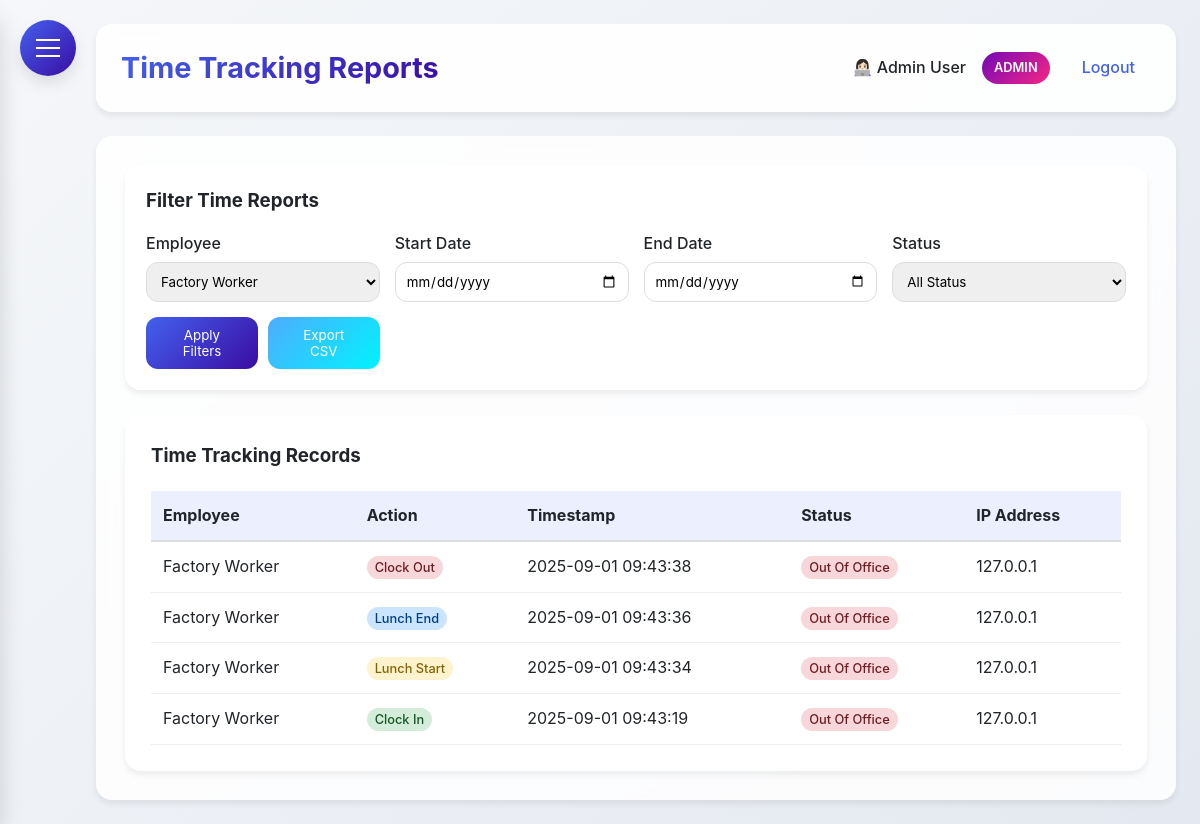
The app's page /time_reports?employee_id=3 (signed in), older data.
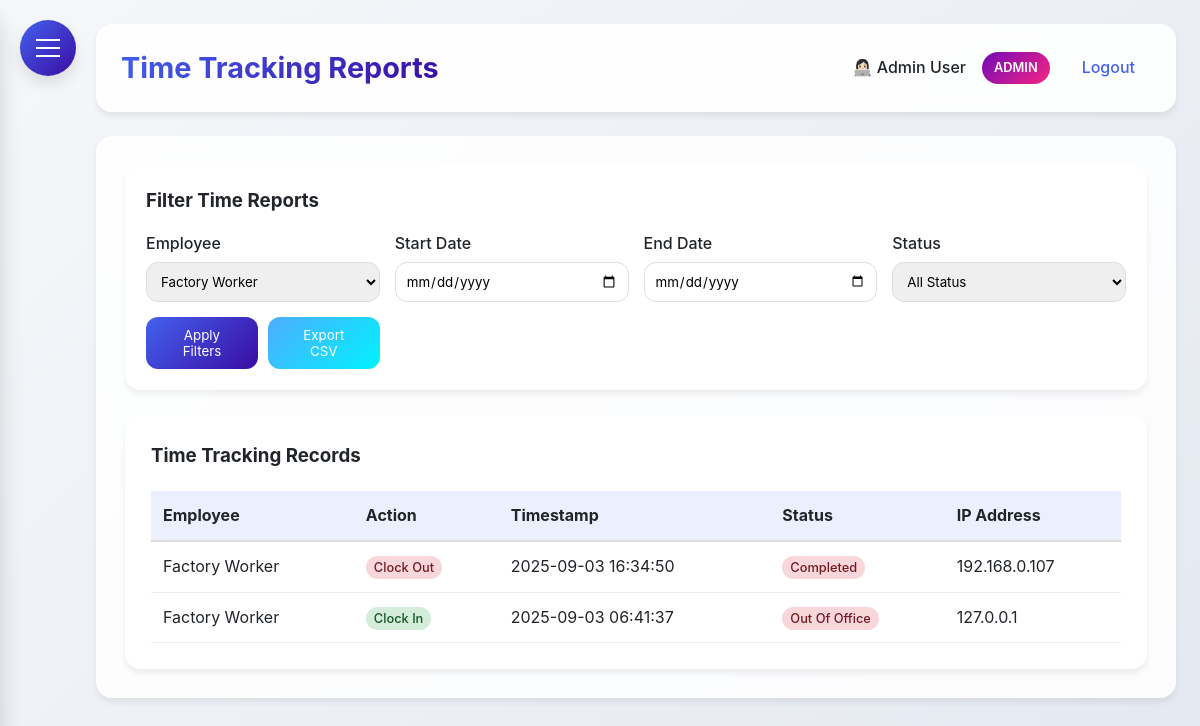
The same page, newer data.
### HerculesSystem.py (models this page shows, shortened)
class Employee(UserMixin, db.Model):
    id = db.Column(db.Integer, primary_key=True)
    username = db.Column(db.String(80), unique=True, nullable=False)
    password = db.Column(db.String(120), nullable=False)
    full_name = db.Column(db.String(120), nullable=False)
    email = db.Column(db.String(120), unique=True, nullable=False)
    department = db.Column(db.String(80))
    position = db.Column(db.String(80))
    hire_date = db.Column(db.Date)
    is_admin = db.Column(db.Boolean, default=False)
    user_type = db.Column(db.String(20), default='employee')  # admin, supervisor, office, factory
    last_clock_in = db.Column(db.DateTime)
    last_clock_out = db.Column(db.DateTime)
    last_lunch_start = db.Column(db.DateTime)
    last_lunch_end = db.Column(db.DateTime)

class TimeTracking(db.Model):
    __tablename__ = 'time_tracking'
    id = db.Column(db.Integer, primary_key=True)
    employee_id = db.Column(db.Integer, db.ForeignKey('employee.id'), nullable=False)
    action_type = db.Column(db.String(20), nullable=False)  #clock_in, clock_out, lunch_start, lunch_end
    timestamp = db.Column(db.DateTime, nullable=True)
    latitude = db.Column(db.Float, nullable=True)
    longitude = db.Column(db.Float, nullable=True)
    address = db.Column(db.String(200), nullable=True)
    status = db.Column(db.String(20), nullable=True)    # in/out office
    ip_address = db.Column(db.String(45), nullable=True)
    employee = db.relationship('Employee', backref=db.backref('time_entries', lazy=True))

### HerculesSystem.py (the view)
@app.route('/time_reports')
@login_required
def time_reports():
    employees = Employee.query.all() if current_user.user_type == 'admin' else []
    if current_user.user_type == 'admin':
        employee_id = request.args.get('employee_id')
        start_date = request.args.get('start_date')
        end_date = request.args.get('end_date')
        status = request.args.get('status')
        query = TimeTracking.query.join(Employee)
        if employee_id:
            query = query.filter(TimeTracking.employee_id == employee_id)
        if start_date:
            query = query.filter(TimeTracking.timestamp >= start_date)
        if end_date:
            query = query.filter(TimeTracking.timestamp <= end_date + ' 23:59:59')
        if status:
            query = query.filter(TimeTracking.status == status)
        time_records = query.order_by(TimeTracking.timestamp.desc()).all()
    else:
        time_records = TimeTracking.query.filter_by(employee_id=current_user.id).order_by(TimeTracking.timestamp.desc()).all()
    return render_template('time_reports.html', time_records=time_records, employees=employees)

### HerculesSystem.py (called while the page is built)
@app.after_request
def add_security_headers(response):
    response.headers['Permissions-Policy'] = 'geolocation=()'
    return response

@login_manager.user_loader
def load_user(user_id):
    return db.session.get(Employee, int(user_id))

@app.context_processor
def inject_now():
    return {'now': datetime.utcnow()}

@app.before_request
def before_request():
    if request.url.startswith('https://'):
        new_url = request.url.replace('https://', 'http://', 1)
        return redirect(new_url, code=301)

### templates/time_reports.html (shortened to what this page needs)
{% extends "base.html" %}
{% block content %}
<div class="dashboard-container">
    {% if current_user.user_type == 'admin' %}
    <div class="glass" style="padding: 20px; border-radius: var(--border-radius-lg); margin-bottom: 25px;">
        <h3 style="margin-bottom: 15px;">Filter Time Reports</h3>
        <form id="filterForm" method="GET" action="{{ url_for('time_reports') }}">
            <div style="display: grid; grid-template-columns: repeat(auto-fit, minmax(200px, 1fr)); gap: 15px; align-items: end;">
                <div>
                    <label style="display: block; margin-bottom: 5px; font-weight: 500;">Employee</label>
                    <select name="employee_id" style="width: 100%; padding: 10px; border-radius: var(--border-radius); border: 1px solid #ddd;">
                        {% for employee in employees %}
                        <option value="{{ employee.id }}" {% if request.args.get('employee_id') == employee.id|string %}selected{% endif %}>{{ employee.full_name }}</option>
                        {% endfor %}
                    </select>
                </div>
                <div>
                    <label style="display: block; margin-bottom: 5px; font-weight: 500;">Start Date</label>
                    <input type="date" name="start_date" value="{{ request.args.get('start_date', '') }}" style="width: 100%; padding: 10px; border-radius: var(--border-radius); border: 1px solid #ddd;">
                </div>
                <div>
                    <label style="display: block; margin-bottom: 5px; font-weight: 500;">End Date</label>
                    <input type="date" name="end_date" value="{{ request.args.get('end_date', '') }}" style="width: 100%; padding: 10px; border-radius: var(--border-radius); border: 1px solid #ddd;">
                </div>
                <div>
                    <label style="display: block; margin-bottom: 5px; font-weight: 500;">Status</label>
                    <select name="status" style="width: 100%; padding: 10px; border-radius: var(--border-radius); border: 1px solid #ddd;">
                        <option value="" {% if not request.args.get('status') %}selected{% endif %}>All Status</option>
                    </select>
                </div>
                <div style="display: flex; gap: 10px;">
                    <button type="submit" style="background: var(--gradient-primary); color: white; padding: 10px 20px; border: none; border-radius: var(--border-radius); cursor: pointer; flex: 1;">
                        Apply Filters
                    </button>
                    <button type="button" id="exportButton" style="background: linear-gradient(135deg, #4facfe 0%, #00f2fe 100%); color: white; padding: 10px 20px; border: none; border-radius: var(--border-radius); cursor: pointer; flex: 1;">
                        Export CSV
                    </button>
                </div>
            </div>
        </form>
    </div>
    {% endif %}
    <div class="glass" style="padding: 25px; border-radius: var(--border-radius-lg);">
        <h3 style="margin-bottom: 20px;">Time Tracking Records</h3>
        {% if time_records %}
        <div style="overflow-x: auto;">
            <table style="width: 100%; border-collapse: collapse;">
                <thead>
                    <tr style="background: rgba(67, 97, 238, 0.1);">
                        {% if current_user.user_type == 'admin' %}
                        <th style="padding: 12px; text-align: left; border-bottom: 2px solid #ddd;">Employee</th>
                        {% endif %}
                        <th style="padding: 12px; text-align: left; border-bottom: 2px solid #ddd;">Action</th>
                        <th style="padding: 12px; text-align: left; border-bottom: 2px solid #ddd;">Timestamp</th>
                        {% if current_user.user_type == 'admin' %}
                        <th style="padding: 12px; text-align: left; border-bottom: 2px solid #ddd;">Status</th>
                        <th style="padding: 12px; text-align: left; border-bottom: 2px solid #ddd;">IP Address</th>
                        {% endif %}
                    </tr>
                </thead>
                <tbody>
                    {% for record in time_records %}
                    <tr>
                        {% if current_user.user_type == 'admin' %}
                        <td style="padding: 12px; border-bottom: 1px solid #eee;">{{ record.employee.full_name }}</td>
                        {% endif %}
                        <td style="padding: 12px; border-bottom: 1px solid #eee;">
                            <span style="
                                padding: 4px 8px;
                                border-radius: 12px;
                                font-size: 0.8rem;
                                font-weight: 500;
                                {% if record.action_type == 'clock_in' %}background: #d4edda; color: #155724;
                                {% elif record.action_type == 'clock_out' %}background: #f8d7da; color: #721c24;
                                {% elif record.action_type == 'lunch_start' %}background: #fff3cd; color: #856404;
                                {% elif record.action_type == 'lunch_end' %}background: #cce5ff; color: #004085;
                                {% endif %}
                            ">
                                {{ record.action_type.replace('_', ' ').title() }}
                            </span>
                        </td>
                        <td style="padding: 12px; border-bottom: 1px solid #eee;">{{ record.timestamp.strftime('%Y-%m-%d %H:%M:%S') }}</td>
                        {% if current_user.user_type == 'admin' %}
                        <td style="padding: 12px; border-bottom: 1px solid #eee;">
                            <span style="
                                padding: 4px 8px;
                                border-radius: 12px;
                                font-size: 0.8rem;
                                font-weight: 500;
                                {% if record.status == 'in_office' %}background: #d4edda; color: #155724;
                                {% else %}background: #f8d7da; color: #721c24;
                                {% endif %}
                            ">
                                {{ record.status.replace('_', ' ').title() if record.status else 'N/A' }}
                            </span>
                        </td>
                        <td style="padding: 12px; border-bottom: 1px solid #eee;">{{ record.ip_address or 'N/A' }}</td>
                        {% endif %}
                    </tr>
                    {% endfor %}
                </tbody>
            </table>
        </div>
        {% else %}
        <p style="text-align: center; color: var(--gray); padding: 40px;">No time tracking records found.</p>
        {% endif %}
    </div>
</div>
{% endblock %}

### templates/base.html (shortened to what this page needs)
<!DOCTYPE html>
<html lang="en">
<head>
</head>
<body>
    <div class="hamburger-menu" id="hamburgerMenu">
        <span></span>
    </div>
    <div class="main-content" id="mainContent">
        <div class="header">
            <h1>{% block header %}Hercules HR{% endblock %}</h1>
            <div class="user-info">
                {% if current_user.is_authenticated %}
                <span>👩🏻‍💻 {{ current_user.full_name }}</span>
                {% if current_user.user_type == 'admin' %}
                <span class="admin-badge">ADMIN</span>
                {% endif %}
                <a href="{{ url_for('logout') }}">Logout</a>
                {% else %}
                <a href="{{ url_for('login') }}">Login</a>
                {% endif %}
            </div>
        </div>
        <div class="content">
            {% block content %}{% endblock %}
        </div>
    </div>
</body>
</html>

### templates/base.html (style rules this page uses)
:root { --primary: #4361ee; --secondary: #3a0ca3; --accent: #7209b7; --success: #4cc9f0; --danger: #f72585; --warning: #fca311; --info: #4895ef; --light: #f8f9fa; --dark: #212529; --gray: #6c757d; --gradient-primary: linear-gradient(135deg, #4361ee, #3a0ca3); --gradient-accent: linear-gradient(135deg, #7209b7, #f72585); --shadow-sm: 0 4px 6px rgba(0, 0, 0, 0.07); --shadow-md: 0 8px 15px rgba(0, 0, 0, 0.1); --shadow-lg: 0 15px 25px rgba(0, 0, 0, 0.15); --border-radius: 12px; --border-radius-lg: 16px; --border-radius-xl: 20px; --sidebar-radius: 20px; }
* { margin: 0; padding: 0; box-sizing: border-box; font-family: 'Inter', 'Segoe UI', system-ui, -apple-system, sans-serif; }
body { display: flex; min-height: 100vh; background: linear-gradient(135deg, #f5f7fa 0%, #e4e8f0 100%); color: var(--dark); line-height: 1.6; }
.glass { background: rgba(255, 255, 255, 0.85); backdrop-filter: blur(10px); border-radius: var(--border-radius); border: 1px solid rgba(255, 255, 255, 0.2); box-shadow: var(--shadow-sm); }
.hamburger-menu { position: fixed; top: 20px; left: 20px; z-index: 1000; cursor: pointer; background: var(--gradient-primary); border-radius: 50%; width: 56px; height: 56px; display: flex; align-items: center; justify-content: center; box-shadow: var(--shadow-md); transition: all 0.3s ease; }
.hamburger-menu span { display: block; width: 24px; height: 2px; background: #fff; position: relative; transition: all 0.3s cubic-bezier(0.4, 0, 0.2, 1); }
.hamburger-menu span:before, .hamburger-menu span:after { content: ''; position: absolute; width: 24px; height: 2px; background: #fff; transition: all 0.3s cubic-bezier(0.4, 0, 0.2, 1); }
.hamburger-menu span:before { top: -8px; }
.hamburger-menu span:after { top: 8px; }
.main-content { flex: 1; padding: 24px; margin-left: 0; transition: margin-left 0.3s cubic-bezier(0.4, 0, 0.2, 1); padding-left: 96px; }
.header { background: rgba(255, 255, 255, 0.9); backdrop-filter: blur(10px); padding: 20px 24px; border-radius: var(--border-radius-lg); box-shadow: var(--shadow-sm); display: flex; justify-content: space-between; align-items: center; margin-bottom: 24px; border: 1px solid rgba(255, 255, 255, 0.2); }
.header h1 { font-size: 1.8rem; font-weight: 700; background: var(--gradient-primary); -webkit-background-clip: text; background-clip: text; color: transparent; }
.user-info { display: flex; align-items: center; gap: 16px; }
.user-info span { color: var(--dark); font-weight: 500; }
.user-info .admin-badge { background: var(--gradient-accent); color: white; padding: 6px 12px; border-radius: 20px; font-size: 0.8rem; font-weight: 600; }
.user-info a { color: var(--primary); text-decoration: none; font-weight: 500; transition: all 0.2s ease; padding: 8px 16px; border-radius: 8px; }
.content { background: rgba(255, 255, 255, 0.85); backdrop-filter: blur(10px); padding: 28px; border-radius: var(--border-radius-lg); box-shadow: var(--shadow-sm); border: 1px solid rgba(255, 255, 255, 0.2); }
.content { animation: fadeIn 0.4s ease-out; }

Row changes from the older to the newer data that the page shows:
removed TimeTracking: employee.full_name "Factory Worker", action_type.replace "Clock Out", timestamp "2025-09-01 09:43:38", status.replace "Out Of Office", ip_address "127.0.0.1"
removed TimeTracking: employee.full_name "Factory Worker", action_type.replace "Lunch End", timestamp "2025-09-01 09:43:36", status.replace "Out Of Office", ip_address "127.0.0.1"
removed TimeTracking: employee.full_name "Factory Worker", action_type.replace "Lunch Start", timestamp "2025-09-01 09:43:34", status.replace "Out Of Office", ip_address "127.0.0.1"
removed TimeTracking: employee.full_name "Factory Worker", action_type.replace "Clock In", timestamp "2025-09-01 09:43:19", status.replace "Out Of Office", ip_address "127.0.0.1"
added TimeTracking: employee.full_name "Factory Worker", action_type.replace "Clock Out", timestamp "2025-09-03 16:34:50", status.replace "Completed", ip_address "192.168.0.107"
added TimeTracking: employee.full_name "Factory Worker", action_type.replace "Clock In", timestamp "2025-09-03 06:41:37", status.replace "Out Of Office", ip_address "127.0.0.1"
